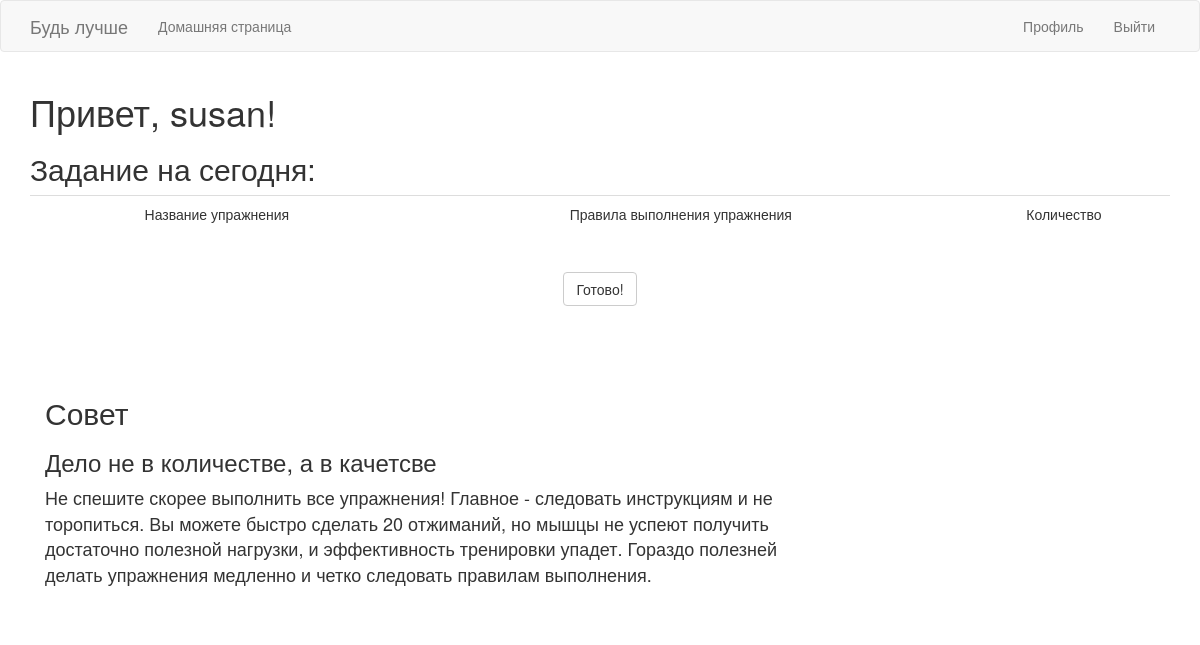
Before: /index (signed in) with the older database file.
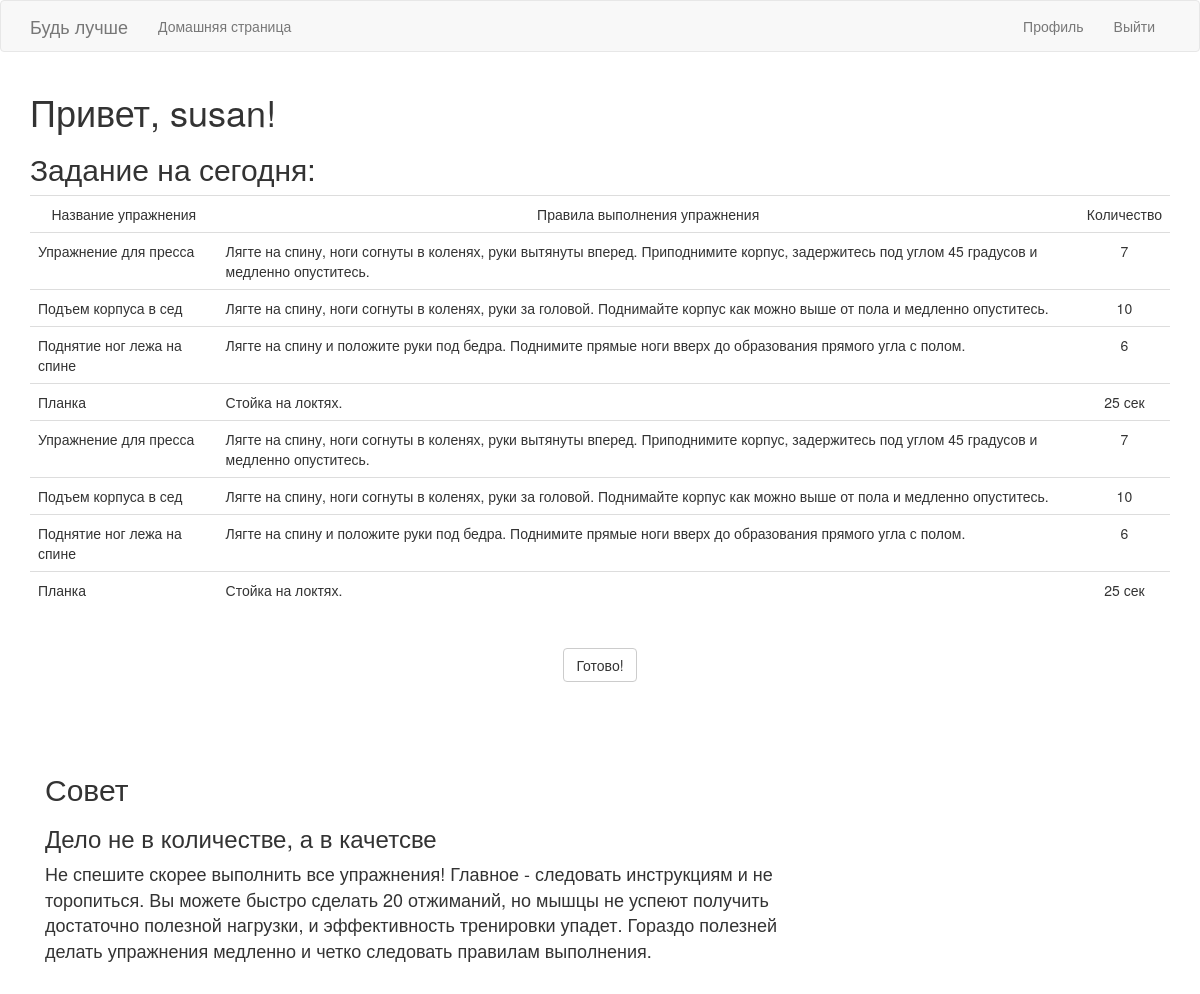
After: the same page with the newer database file.
### app/models.py (models this page shows)
class Exercises(db.Model):
    id = db.Column(db.Integer, primary_key=True)
    name_exercises = db.Column(db.String(256), index=True)
    rules = db.Column(db.Text(500), index=True)
    day = db.Column(db.Integer)
    number = db.Column(db.Integer)
    training_id = db.Column(db.Integer, db.ForeignKey('training.id'))

### app/routes.py (the view)
@app.route('/')
@app.route('/index', methods=['GET', 'POST'])
@login_required  # запрещает назарегистрированным пользователям работать с данным декоратором
def index():
    exercises = []
    form = CompleteExeForm()
    if current_user.active_training == 1:
        training_id = TrainingList(user_id=current_user.id)
        i = training_id.get_training()
        exe = Training(id=i.training_id)
        exercises = exe.day_exe(1)
    if form.validate_on_submit():
        flash('Отлично! Приходи завтра, здесь будут новые упражнения!')
        return redirect(url_for('index'))
    return render_template('index.html', title='Home Page', exercises = exercises, form = form)

### app/forms.py
class CompleteExeForm(FlaskForm):
    submit = SubmitField('Готово!')

### app/models.py (called while the page is built)
@login.user_loader
def load_user(id):
    return User.query.get(int(id))

    def day_exe(self, day):
        exe = Exercises.query.filter((Exercises.training_id == self.id) & (Exercises.day == day))
        return exe

    def get_training(self):
        selected_training = TrainingList.query.filter_by(user_id = self.user_id)
        return selected_training[-1]

### app/routes.py (called while the page is built)
@app.before_request
def before_request():
    if current_user.is_authenticated:
        current_user.last_seen = datetime.utcnow()
        db.session.commit()

### app/templates/index.html (shortened to what this page needs)
{% extends "base.html" %}
{% import 'bootstrap/wtf.html' as wtf %}
{% block app_content %}
    <h1>Привет, {{ current_user.username }}!</h1>
{%if current_user.active_training == 1%}
    <h2> Задание на сегодня:</h2>
<table class="table table-hover" >
    <tr valign="top">
        <td align="center"> Название упражнения </td>
        <td align="center"> Правила выполнения упражнения </td>
        <td align="center"> Количество </td>
    {% for exercises in exercises %}
        {% include '_exe.html' %}
    {% endfor %}
</table>
<br>
<div class="row" align="center">
    {{ wtf.quick_form(form) }}
</div>
{%endif%}
<br> <br>
 <div class="container" style="margin-top:30px">
  <div class="row">
    <div class="col-sm-8">
      <h2>Совет</h2>
      <h3>Дело не в количестве, а в качетсве</h3>
      <p><font size = "+1">Не спешите скорее выполнить все упражнения! Главное - следовать инструкциям и не торопиться. Вы можете быстро сделать 20 отжиманий, но мышцы не успеют получить достаточно полезной нагрузки, и эффективность тренировки упадет. Гораздо полезней делать упражнения медленно и четко следовать правилам выполнения.</font></p>
      <br>
  </div>
</div>
{% endblock %}

### app/templates/_exe.html
    <tr valign="top">
        <td>{{ exercises.name_exercises }}</td>
        <td  align="stretch">{{ exercises.rules }} </td>
        <td align="center">{{ exercises.number }} </td>
    </tr>

Changed rows visible on the page:
now on this page (row edited): Exercises: name_exercises "Упражнение для пресса", rules "Лягте на спину, ноги согнуты в коленях, руки вытянуты вперед. Приподнимите корпус, задержитесь под углом 45 градусов и медленно опуститесь.", number "7"
now on this page (row edited): Exercises: name_exercises "Подъем корпуса в сед", rules "Лягте на спину, ноги согнуты в коленях, руки за головой. Поднимайте корпус как можно выше от пола и медленно опуститесь.", number "10"
now on this page (row edited): Exercises: name_exercises "Поднятие ног лежа на спине", rules "Лягте на спину и положите руки под бедра. Поднимите прямые ноги вверх до образования прямого угла с полом.", number "6"
now on this page (row edited): Exercises: name_exercises "Планка", rules "Стойка на локтях.", number "25 сек"
now on this page (row edited): Exercises: name_exercises "Упражнение для пресса", rules "Лягте на спину, ноги согнуты в коленях, руки вытянуты вперед. Приподнимите корпус, задержитесь под углом 45 градусов и медленно опуститесь.", number "7"
now on this page (row edited): Exercises: name_exercises "Подъем корпуса в сед", rules "Лягте на спину, ноги согнуты в коленях, руки за головой. Поднимайте корпус как можно выше от пола и медленно опуститесь.", number "10"
now on this page (row edited): Exercises: name_exercises "Поднятие ног лежа на спине", rules "Лягте на спину и положите руки под бедра. Поднимите прямые ноги вверх до образования прямого угла с полом.", number "6"
now on this page (row edited): Exercises: name_exercises "Планка", rules "Стойка на локтях.", number "25 сек"
